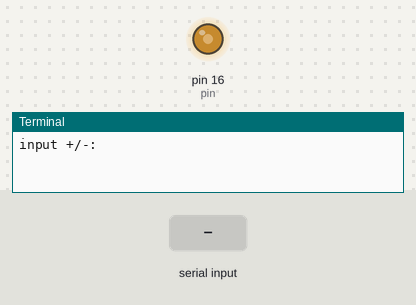
This program was run on a simulated Raspberry Pi (header pin numbers). Parts: output pins drawn as LEDs (lit = HIGH), the last lines printed to the terminal. The test bench sets the inputs (shaded band). At 1.3 s the program stops and its outputs stay as they are.

Above: at 1.2 s.
1.3 s: "exit" typed at the terminal
At 2.4 s:
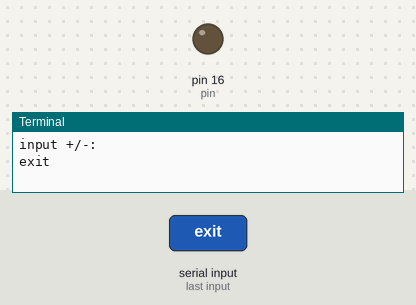
Timing chart, 0 to 2.8 s (numbered marks = the images above; inputs shaded):
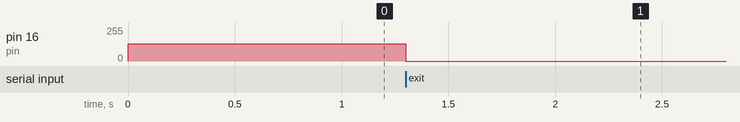

The program:

pwm.py
```python
#!/usr/bin/python
import RPi.GPIO as GPIO
import time
import re


def checknum(c):
    return bool(re.compile("^\d+\.?\d*\Z").match(c))


GPIO.setmode(GPIO.BOARD)
GPIO.setup(16, GPIO.OUT)

pin = GPIO.PWM(16,1500)
dc =50
freq = 1500
pin.start(dc)
while True:
    c = raw_input("input +/-:")
    if str.isdigit(c) or (c[:1] == "-" and str.isdigit(c[1:])):
        c = int(c)
        freq=freq+c
        if freq>2000:
            freq=2000
        if freq<1000:
            freq=1000

        pin.ChangeFrequency(freq)
        print freq

    if c=="exit":
        break


pin.stop()


GPIO.cleanup()
```

Measured:
- after the input at 1.3 s, pin 16 (pin): 128/255 → 0/255 at once
